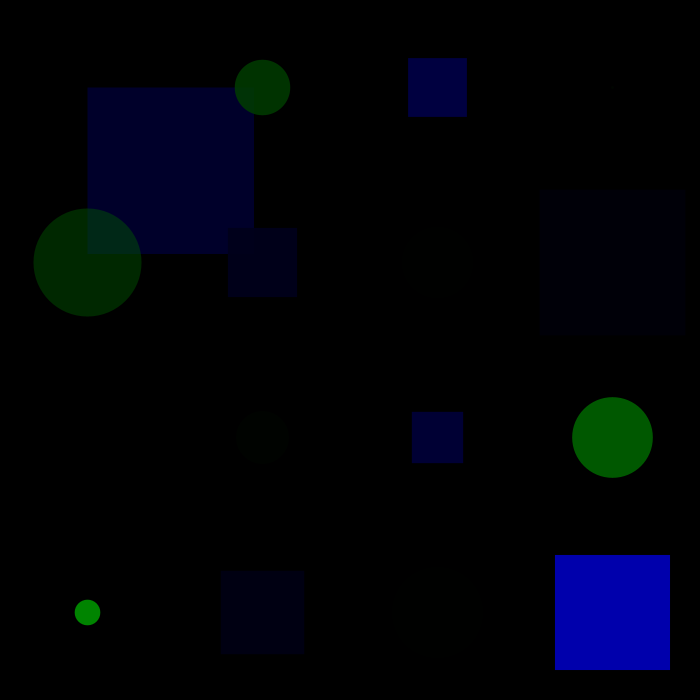
Frame 1 (no input)
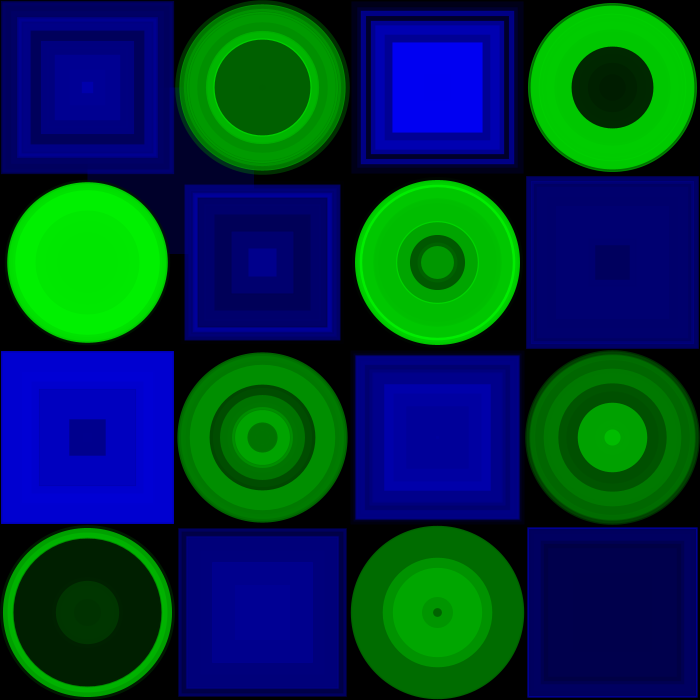
Frame 60 (the mouse pressed at the canvas centre just before this capture)
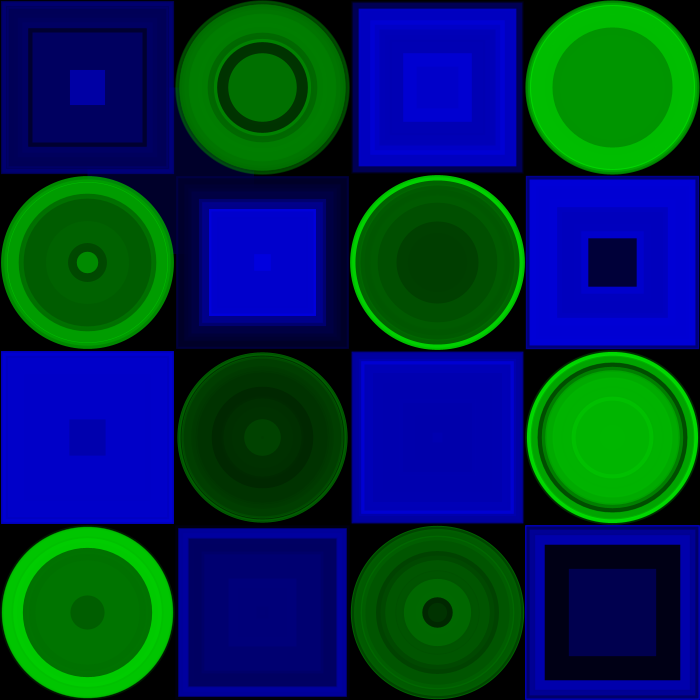
Frame 120 (the mouse held since frame 60 and released just before this capture)

The Processing sketch that drew these frames (run headless with seeded random() and noise(); from frame 60 on, the mouse is pressed at the canvas centre):

// Processing sketch: processing_27650
// ── processing_27650.pde

float r;
float g;
float b;
float a;
float diam;
float x;
float y;
void setup() {
size(700,700);
background(0);
smooth();
}
void draw() {
// variables
r = random(0);
g = random(0);
b = random(255);
a = random(255);
diam = random(175);
x = 87.5;
y = 87.5;
// dibuja un rectangulo
noStroke();
fill(r,g,b,a);
rect(x,y,diam,diam);

// variables
r = random(0);
g = random(255);
b = random(0);
a = random(255);
diam = random(175);
x = 0+175+87.5;
y = 87.5;
// dibuja una ellipse
noStroke();
fill(r,g,b,a);
rectMode(CENTER);
ellipse(x,y,diam,diam);

// variables
r = random(0);
g = random(0);
b = random(255);
a = random(255);
diam = random(175);
x = 0+350+87.5;
y = 87.5;
// dibuja un rectangulo
noStroke();
fill(r,g,b,a);
rect(x,y,diam,diam);

// variables
r = random(0);
g = random(255);
b = random(0);
a = random(255);
diam = random(175);
x = 0+350+175+87.5;
y = 87.5;
// dibuja una ellipse
noStroke();
fill(r,g,b,a);
rectMode(CENTER);
ellipse(x,y,diam,diam);

//segunda linea

// variables
r = random(0);
g = random(255);
b = random(0);
a = random(255);
diam = random(175);
x = 87.5;
y = 87.5+175;
// dibuja un ellipse
noStroke();
fill(r,g,b,a);
ellipse(x,y,diam,diam);

// variables
r = random(0);
g = random(0);
b = random(255);
a = random(255);
diam = random(175);
x = 0+175+87.5;
y = 87.5+175;
// dibuja un rectangulo
noStroke();
fill(r,g,b,a);
rectMode(CENTER);
rect(x,y,diam,diam);

// variables
r = random(0);
g = random(255);
b = random(0);
a = random(255);
diam = random(175);
x = 0+350+87.5;
y = 87.5+175;
// dibuja un ellipse
noStroke();
fill(r,g,b,a);
ellipse(x,y,diam,diam);

// variables
r = random(0);
g = random(0);
b = random(255);
a = random(255);
diam = random(175);
x = 0+350+175+87.5;
y = 87.5+175;
// dibuja un rectangulo
noStroke();
fill(r,g,b,a);
rectMode(CENTER);
rect(x,y,diam,diam);

//tercera linea

// variables
r = random(0);
g = random(0);
b = random(255);
a = random(255);
diam = random(175);
x = 87.5;
y = 87.5+350;
// dibuja un rectangulo
noStroke();
fill(r,g,b,a);
rect(x,y,diam,diam);

// variables
r = random(0);
g = random(255);
b = random(0);
a = random(255);
diam = random(175);
x = 0+175+87.5;
y = 87.5+350;
// dibuja una ellipse
noStroke();
fill(r,g,b,a);
rectMode(CENTER);
ellipse(x,y,diam,diam);

// variables
r = random(0);
g = random(0);
b = random(255);
a = random(255);
diam = random(175);
x = 0+350+87.5;
y = 87.5+350;
// dibuja un rectangulo
noStroke();
fill(r,g,b,a);
rect(x,y,diam,diam);

// variables
r = random(0);
g = random(255);
b = random(0);
a = random(255);
diam = random(175);
x = 0+350+175+87.5;
y = 87.5+350;
// dibuja una ellipse
noStroke();
fill(r,g,b,a);
rectMode(CENTER);
ellipse(x,y,diam,diam);


// variables
r = random(0);
g = random(255);
b = random(0);
a = random(255);
diam = random(175);
x = 87.5;
y = 87.5+175+350;
// dibuja un ellipse
noStroke();
fill(r,g,b,a);
ellipse(x,y,diam,diam);

// variables
r = random(0);
g = random(0);
b = random(255);
a = random(255);
diam = random(175);
x = 0+175+87.5;
y = 87.5+175+350;
// dibuja un rectangulo
noStroke();
fill(r,g,b,a);
rectMode(CENTER);
rect(x,y,diam,diam);

// variables
r = random(0);
g = random(255);
b = random(0);
a = random(255);
diam = random(175);
x = 0+350+87.5;
y = 87.5+175+350;
// dibuja un ellipse
noStroke();
fill(r,g,b,a);
ellipse(x,y,diam,diam);

// variables
r = random(0);
g = random(0);
b = random(255);
a = random(255);
diam = random(175);
x = 0+350+175+87.5;
y = 87.5+175+350;
// dibuja un rectangulo
noStroke();
fill(r,g,b,a);
rectMode(CENTER);
rect(x,y,diam,diam);

}
